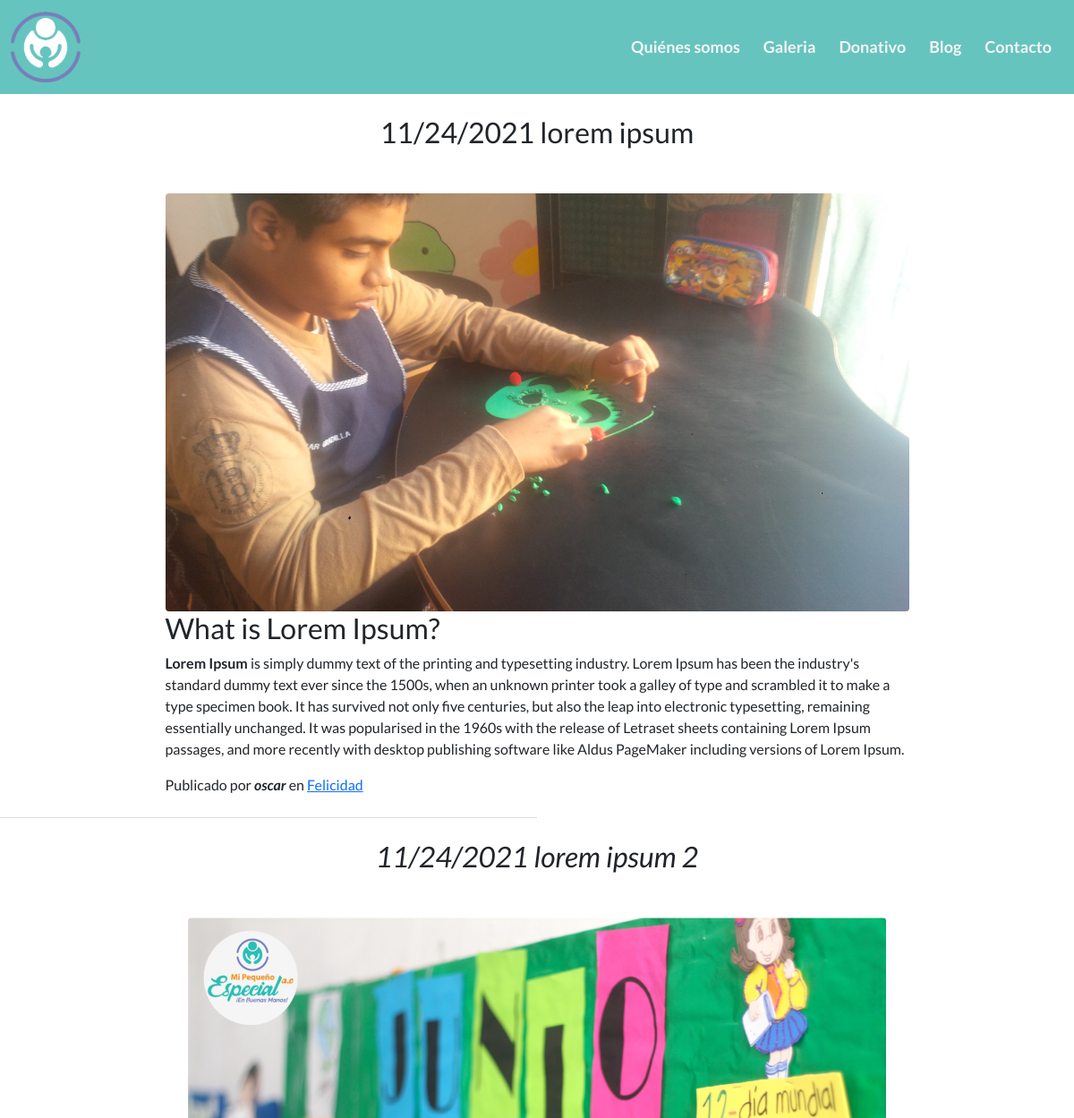
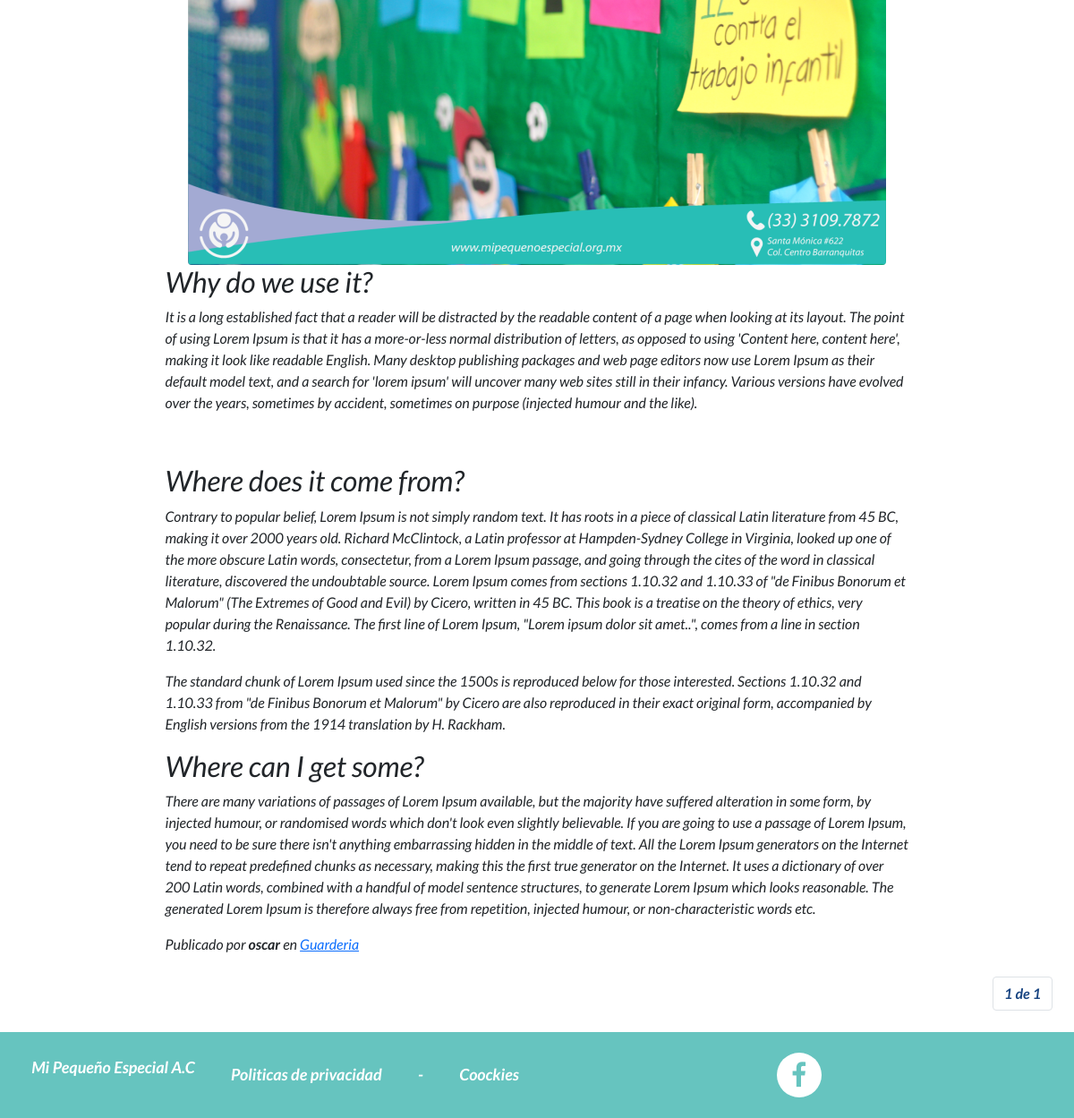
Screenshot of /blog/ with the database file from the repository (2 pictures, top to bottom).
### posts/models.py (models this page shows, shortened)
class Post(models.Model):
    title= models.CharField(max_length=200, verbose_name="Titulo")
    content = RichTextField(verbose_name="Contenido")
    published= models.DateTimeField(verbose_name="Contenido", default=now)
    image= models.ImageField(verbose_name="Imagen", upload_to='blog')
    author= models.ForeignKey(User,verbose_name="Autor", on_delete=models.CASCADE)
    categories= models.ManyToManyField(Category,verbose_name="Categorias", related_name="get_posts")
    created = models.DateTimeField(auto_now_add= True, verbose_name="Fecha de creación")
    updated = models.DateTimeField(auto_now= True, verbose_name="Fecha de modificación")
    class Meta:
        verbose_name= "Post"
        verbose_name_plural= "Posts"
        ordering= ['created']

class Category(models.Model):
    name= models.CharField(max_length=100, verbose_name="Nombre")
    created = models.DateTimeField(auto_now_add= True, verbose_name="Fecha de creación")
    updated = models.DateTimeField(auto_now= True, verbose_name="Fecha de modificación")
    class Meta:
        verbose_name= "Categoria"
        verbose_name_plural= "Categorias"
        ordering= ['created']

### pages/models.py (models this page shows, shortened)
class Page(models.Model):
    title=models.CharField(verbose_name="Titulo de página", max_length= 200)
    content= RichTextField(verbose_name= "Contenido")
    order = models.SmallIntegerField(verbose_name="Orden", default=0)
    created = models.DateTimeField(auto_now_add= True, verbose_name="Fecha de creación")
    updated = models.DateTimeField(auto_now= True, verbose_name="Fecha de modificación")
    class Meta:
        verbose_name= "Página"
        verbose_name_plural= "Páginas"
        ordering= ['order','title']

### posts/views.py (the view)
# urls.py: 2. Add a URL to urlpatterns:  path('blog/', include('blog.urls'))
def blog(request):
    posts = Post.objects.all()
    there_posts = True
    if not posts.exists():
        there_posts= False
    paginator = Paginator(posts, 5)
    page_number = request.GET.get('page')
    posts = paginator.get_page(page_number)
    return render(request, "posts/blog.html",{"posts":posts, "there_posts": there_posts})

### pages/templatetags/pages_extras.py (called while the page is built)
@register.simple_tag
def get_page_list():
    pages = Page.objects.all()
    return pages

### templates/posts/blog.html (shortened to what this page needs)
{% extends "base.html" %}
{% load static %}
{% block title %}
<link rel="stylesheet" href="{% static 'css/blog.css' %}">
{% endblock %}
{% block content %}
{% if there_posts %}
    {% for post in posts %}
      {% if not forloop.first  %}
        <hr style="border-top: 1px solid gray; width: 50%;">
      {% endif %}
    <section class="page-section cta mb-4 mt-4">
          <div class="container">
            <div class="row">
              <div class="col-xl-9 mx-auto">
                    <div class="cta-innerv  rounded">
                      <h2 class="section-heading text-center mb-5">
                        <span class="section-heading-upper">{{post.published|date:"SHORT_DATE_FORMAT"}}</span>
                        <span class="section-heading-lower">{{post.title}}</span>
                      </h2>
                      <p class="mb-0">
                        <img class="mx-auto d-flex rounded img-fluid mb-3 mb-lg-0" src="{{post.image.url}}" alt="">
                      </p>
                        <div class="">
                          {{post.content|safe}}
                        </div>
                      <p class="mb-0 mbt">
                        <span class="section-heading-under">Publicado por <em><b>{{post.author.username}}</b></em> en
                          {% for category in post.categories.all %}
                          <a href="{% url 'category_blog' category.id %}" class="link"> {{category.name}}</a> {% if not forloop.last %},{% endif %}
                          {% endfor %}
                          <em>
                        </span>
                      </p>
                    </div>
              </div>
            </div>
          </div>
        </section>
    {% endfor %}
{% include "posts/pagination.html" %}
{% else  %}
  <div class="no_posts d-flex justify-content-center align-items-center">
      <h3>Todavía no escribimos tus posts, esperen pronto !!!</h3>
  </div>
{% endif %}
{% endblock %}

### templates/base.html (shortened to what this page needs)
<!DOCTYPE html>
<html lang="es" dir="ltr">
  {% load static %}
  <head>
    <link rel="stylesheet" href="{% static 'css/index.css' %}" >
    <link rel="stylesheet" href="{% static 'css/footer.css' %}" >
    <link href="https://cdn.jsdelivr.net/npm/bootstrap@5.1.1/dist/css/bootstrap.min.css" rel="stylesheet">
    <link rel="stylesheet" href="https://cdnjs.cloudflare.com/ajax/libs/font-awesome/4.7.0/css/font-awesome.min.css">
    {% block title %}{% endblock %}
  </head>
  <body>
    <div class="content">
      <div class="content-wrap">
        <header>
          {% include 'navbar.html' %}
        </header>
        {% block content %}
        {% endblock %}
      </div>
      {% include 'footer.html' %}
    </div>
  </body>
</html>

### templates/navbar.html (shortened to what this page needs)
{% load static %}
<nav id="navbar" class="navbar navbar-expand-lg navbar-dark bg-dark">
    <div class="container-fluid">
      <a class="navbar-brand" href="{% url "home" %}">
          <img src="{% static 'img/logo.png' %}" alt="">
      </a>
      <div class="collapse navbar-collapse" id="navbarSupportedContent">
        <ul class="navbar-nav ms-auto mb-2 mb-lg-0">
          <li class="nav-item">
            <a class="nav-link" aria-current="page" href="{% url "quien_somos" %}">Quiénes somos</a>
          </li>
          <li class="nav-item">
            <a class="nav-link" href="{% url "galeria" %}">Galeria</a>
          </li>
          <li class="nav-item">
            <a class="nav-link" href="https://paypal.me/mipequeno?country.x=MX&locale.x=es_XC">Donativo</a>
          </li>
          <li class="nav-item">
            <a class="nav-link" href="{% url "blog" %}">Blog</a>
          </li>
          <li class="nav-item">
            <a class="nav-link" href="{% url "contacto" %}">Contacto</a>
          </li>
        </ul>
      </div>
    </div>
  </nav>

### templates/posts/pagination.html (shortened to what this page needs)
<nav>
    <ul class="pagination justify-content-end m-4">
        <li class="page-item">
            <a class="page-link" style="font-weight: bold; color: #194582" href="#">
                {{ posts.number }} de {{ posts.paginator.num_pages }}
            </a>
        </li>
    </ul>
</nav>

### templates/footer.html
{% load static %}
<footer class="">
  <div class="general-info">
    <p>Mi Pequeño Especial A.C</p>
    {% load pages_extras %}
      {% get_page_list as pages %}
      {% for page in pages %}
      <a href="{% url 'page' page.id page.title|slugify %}" class="link">{{page.title}}</a>{% if not forloop.last %}-{% endif %}
      {% endfor %}
  </div>
  <div id="social_networks">
      <li><a href="https://www.facebook.com/Mi-Peque%C3%B1o-Especial-AC-110064060768370/?ref=page_internal" class="fa fa-facebook"></a></li>
  </div>
</footer>

### static/css/index.css (style rules this page uses)
body { font-family: 'Lato', sans-serif !important; height: 100%; display: flex; flex-direction: column; position: relative; min-height: 100vh; }
.content-wrap { padding-bottom: 12vh; }
#navbar { background-color: #049e969b !important; }
#navbar a { color: whitesmoke !important; font-weight: bold !important; font-size: 18px; }
#navbar img { width: 20%; }
.nav-item { margin: 0px 5px !important; }

### static/css/footer.css (style rules this page uses)
footer { display: flex; justify-content: space-around; background-color: #049e969b; padding: 15px; width: 100%; height: 12vh; margin-top: auto; position: absolute; bottom: 0; }
#social_networks { display: flex; align-items: center; width: 50%; justify-content: center; }
#social_networks li a { color: #049e969b; text-decoration: none; font-size: 30px; width: 100%; }
#social_networks li { display: flex; justify-content: center; align-items: center; list-style: none; background-color: white; width: 50px; height: 50px; border-radius: 30px; text-align: center; }
.general-info { display: flex; justify-content: space-around; align-items: center; color: white; font-size: 18px; font-weight: bold; width: 50%; }
.general-info a { text-decoration: none; color: white; }

### rows the page displays
Post: published "11/24/2021", title "lorem ipsum", image (picture), content "What is Lorem Ipsum? Lorem Ipsum is simply dummy text of the printing and typesetting industry. Lorem Ipsum has been the industry's standard dummy text ever since the 1500s, when an unknown printer took a galley of type and scrambled it to make a type specimen book. It has survived not only five centuries, but also the leap into electronic typesetting, remaining essentially unchanged. It was popularised in the 1960s with the release of Letraset sheets containing Lorem Ipsum passages, and more recently with desktop publishing software like Aldus PageMaker including versions of Lorem Ipsum.", author.username "oscar"
Category: name "Felicidad"
Post: published "11/24/2021", title "lorem ipsum 2", image (picture), content "Why do we use it? It is a long established fact that a reader will be distracted by the readable content of a page when looking at its layout. The point of using Lorem Ipsum is that it has a more-or-less normal distribution of letters, as opposed to using 'Content here, content here', making it look like readable English. Many desktop publishing packages and web page editors now use Lorem Ipsum as their default model text, and a search for 'lorem ipsum' will uncover many web sites still in their infancy. Various versions have evolved over the years, sometimes by accident, sometimes on purpose (injected humour and the like). Where does it come from? Contrary to popular belief, Lorem Ipsum is…", author.username "oscar"
Category: name "Guarderia"
Page: title "Politicas de privacidad"
Page: title "Coockies"

### other values shown
{{ posts.number }} "1"
{{ posts.paginator.num_pages }} "1"
